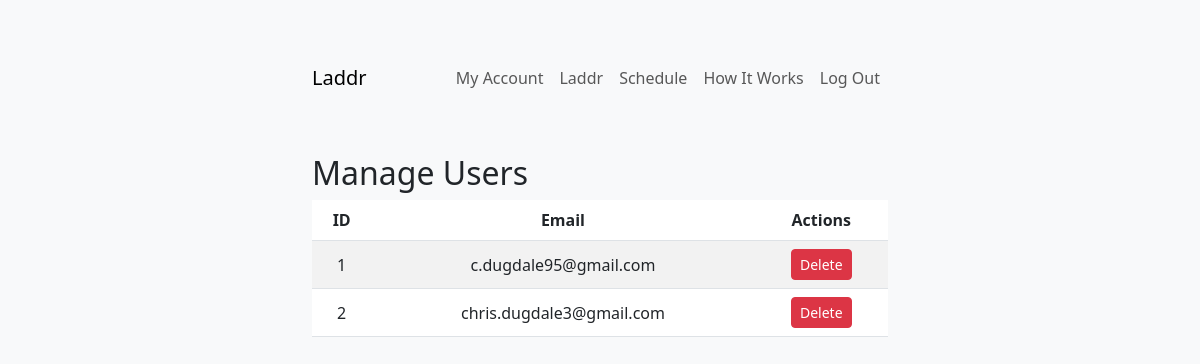
/manage-users (signed in), run on an earlier commit of the app's database.
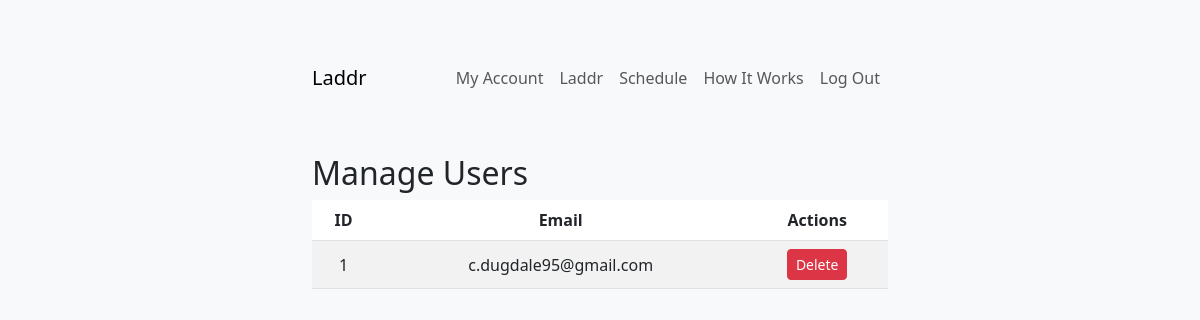
And on a later commit of the database.
### app/models.py (models this page shows, shortened)
class User(db.Model):
    __tablename__ = 'users'
    id = db.Column(db.Integer, primary_key=True)
    first_name = db.Column(db.String(50), nullable=False)
    last_name = db.Column(db.String(50), nullable=False)
    email = db.Column(db.String(120), unique=True, nullable=False)
    password_hash = db.Column(db.String(128), nullable=False)
    strava_id = db.Column(db.String(50), nullable=True)  # Stores Strava user ID
    strava_access_token = db.Column(db.String(255), nullable=True)
    strava_refresh_token = db.Column(db.String(255))
    strava_expires_at = db.Column(db.Integer)    # Stores Strava access token
    bucks = db.Column(db.Integer, default=5)  # Weekly Bucks balance
    last_bucks_update = db.Column(db.DateTime, default=datetime.utcnow)
    private_event_ends = db.Column(db.DateTime, nullable=True)  # End time for private event
    last_activated = db.Column(db.DateTime, nullable=True)  # Last activation time for weekly cooldown
    linked_accounts = db.Column(db.Boolean, default=False)  # Example field for linked accounts
    overall_points = db.Column(db.Integer, default=0)
    monthly_data = db.Column(db.JSON, default={
        'run': {'distance': 0, 'pace': 0, 'points': 0, 'avg_multiplier': 1},
        'ride': {'distance': 0, 'pace': 0, 'points': 0, 'avg_multiplier': 1},
    }) # Cached monthly totals
    yearly_data = db.Column(db.JSON, nullable=True)   # Cached yearly totals
    monthly_last_updated = db.Column(db.DateTime, nullable=True)  # Last updated timestamp for monthly data
    yearly_last_updated = db.Column(db.DateTime, nullable=True)   # Last updated timestamp for yearly data

### app/routes.py (the view)
@main.route('/manage-users', methods=['GET'])
def manage_users():
    users = User.query.all()
    return render_template('manage_users.html', users=users)

### app/templates/manage_users.html (shortened to what this page needs)
{% extends 'base.html' %}
{% block content %}
<h2 class="mt-5">Manage Users</h2>
<table class="table table-striped">
    <thead>
        <tr>
            <th>ID</th>
            <th>Email</th>
            <th>Actions</th>
        </tr>
    </thead>
    <tbody>
        {% for user in users %}
        <tr>
            <td>{{ user.id }}</td>
            <td>{{ user.email }}</td>
            <td>
                <form method="POST" action="{{ url_for('main.delete_user', user_id=user.id) }}" onsubmit="return confirm('Are you sure you want to delete this user?');">
                    <button type="submit" class="btn btn-danger btn-sm">Delete</button>
                </form>
            </td>
        </tr>
        {% endfor %}
    </tbody>
</table>
{% endblock %}

What changed in the data, as far as the page shows it:
removed User: id "2", email "chris.dugdale3@gmail.com"
